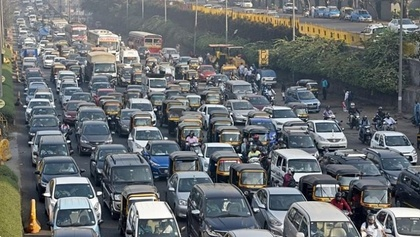
%> input picture SmartTrafficLightControlSystem/mumbai high.jpg, 420 x 237 px, shrunk from 749 x 422 before the run
$ octave --eval "result = canny_edge(rgb2gray(imread('mumbai high.jpg')));"   (GNU Octave 9; MATLAB toolbox functions it lacks are replaced by stand-ins)
%> lines starting %> are read from the running program, lines starting %| are printed output that depends on the picture
function [edge_final] = canny_edge(pic)
img = pic;  %Input image
figure, imshow(img);
img = double (img);
%> img: size 237x420 double
T_Low = 0.075;   %Value for Thresholding
T_High = 0.175;
B = [2, 4, 5, 4, 2; 4, 9, 12, 9, 4;5, 12, 15, 12, 5;4, 9, 12, 9, 4;2, 4, 5, 4, 2 ]; %Gaussian Filter Coefficient
B = 1/159.* B;
A=conv2(img, B, 'same');   %Convolution of image with Gaussian Coefficient

KGx = [-1, 0, 1; -2, 0, 2; -1, 0, 1];%Filter for horizontal direction
KGy = [1, 2, 1; 0, 0, 0; -1, -2, -1];%Filter for vertical direction
Filtered_X = conv2(A, KGx, 'same');%Convolution by image by horizontal filter
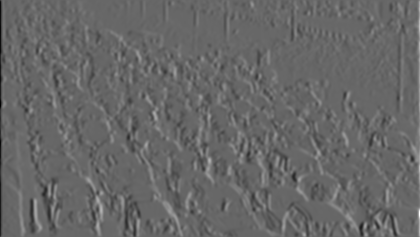
%> Filtered_X: size 237x420 double; min -598.8, max 877, mean 0.2; drawn with min black and max white
Filtered_Y = conv2(A, KGy, 'same');%Convolution by image by vertical filter
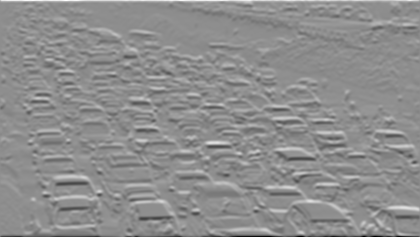
%> Filtered_Y: size 237x420 double; min -787.3, max 624.6, mean -0.1; drawn with min black and max white
arah = atan2 (Filtered_Y, Filtered_X);
arah = arah*180/pi;
pan=size(A,1);
%> pan = 237
leb=size(A,2);
%> leb = 420
%Adjustment for negative directions, making all directions positive
for i=1:pan
    for j=1:leb
        if (arah(i,j)<0)
            arah(i,j)=360+arah(i,j);
        end;
    end;
end;
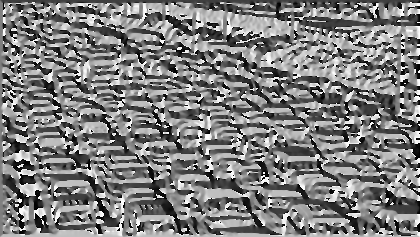
%> arah: size 237x420 double; min 6.57e-15, max 360, mean 178.7; drawn with min black and max white
arah2=zeros(pan, leb);
%Adjusting directions to nearest 0, 45, 90, or 135 degree
for i = 1  : pan
    for j = 1 : leb
        if ((arah(i, j) >= 0 ) && (arah(i, j) < 22.5) || (arah(i, j) >= 157.5) && (arah(i, j) < 202.5) || (arah(i, j) >= 337.5) && (arah(i, j) <= 360))
            arah2(i, j) = 0;
        elseif ((arah(i, j) >= 22.5) && (arah(i, j) < 67.5) || (arah(i, j) >= 202.5) && (arah(i, j) < 247.5))
            arah2(i, j) = 45;
        elseif ((arah(i, j) >= 67.5 && arah(i, j) < 112.5) || (arah(i, j) >= 247.5 && arah(i, j) < 292.5))
            arah2(i, j) = 90;
        elseif ((arah(i, j) >= 112.5 && arah(i, j) < 157.5) || (arah(i, j) >= 292.5 && arah(i, j) < 337.5))
            arah2(i, j) = 135;
        end;
    end;
end;
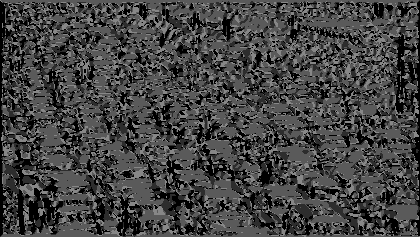
%> arah2: size 237x420 double; min 0, max 135, mean 67.4
figure, imagesc(arah2); colorbar;
%Calculate magnitude
magnitude = (Filtered_X.^2) + (Filtered_Y.^2);
magnitude2 = sqrt(magnitude);
BW = zeros (pan, leb);
%Non-Maximum Supression
for i=2:pan-1
    for j=2:leb-1
        if (arah2(i,j)==0)
            BW(i,j) = (magnitude2(i,j) == max([magnitude2(i,j), magnitude2(i,j+1), magnitude2(i,j-1)]));
        elseif (arah2(i,j)==45)
            BW(i,j) = (magnitude2(i,j) == max([magnitude2(i,j), magnitude2(i+1,j-1), magnitude2(i-1,j+1)]));
        elseif (arah2(i,j)==90)
            BW(i,j) = (magnitude2(i,j) == max([magnitude2(i,j), magnitude2(i+1,j), magnitude2(i-1,j)]));
        elseif (arah2(i,j)==135)
            BW(i,j) = (magnitude2(i,j) == max([magnitude2(i,j), magnitude2(i+1,j+1), magnitude2(i-1,j-1)]));
        end;
    end;
end;
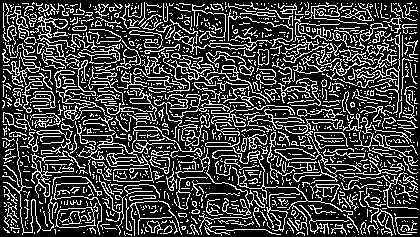
%> BW: size 237x420 double; values 0 (black) and 1 (white), 25.6% white in thin lines or dots
BW = BW.*magnitude2;
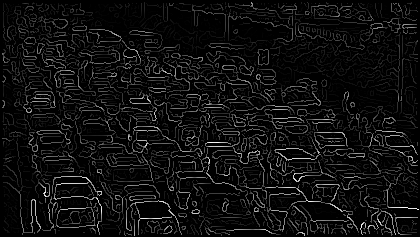
%> BW: size 237x420 double; min 0, max 458.8, mean 28.3; drawn with min black and max white
figure, imshow(BW);
%Hysteresis Thresholding
T_Low = T_Low * max(max(BW));
%> T_Low = 34.41
T_High = T_High * max(max(BW));
%> T_High = 80.29
T_res = zeros (pan, leb);
for i = 1  : pan
    for j = 1 : leb
        if (BW(i, j) < T_Low)
            T_res(i, j) = 0;
        elseif (BW(i, j) > T_High)
            T_res(i, j) = 1;
        %Using 8-connected components
        elseif ( BW(i+1,j)>T_High || BW(i-1,j)>T_High || BW(i,j+1)>T_High || BW(i,j-1)>T_High || BW(i-1, j-1)>T_High || BW(i-1, j+1)>T_High || BW(i+1, j+1)>T_High || BW(i+1, j-1)>T_High)
            T_res(i,j) = 1;
        end;
    end;
end;
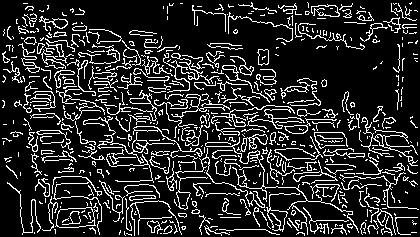
%> T_res: size 237x420 double; values 0 (black) and 1 (white), 16.1% white in thin lines or dots
edge_final = uint8(T_res.*255);
%> edge_final: size 237x420 uint8; 16.1% white in thin lines or dots
%Show final edge detection result
figure, imshow(edge_final);
end

$ run again, on SmartTrafficLightControlSystem/mumbai low.jpeg
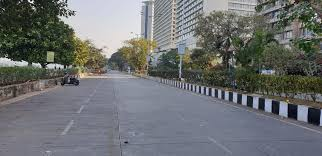
%> input picture SmartTrafficLightControlSystem/mumbai low.jpeg, 322 x 156 px
%> after the loop in canny_edge, `for i=2:pan-1`:
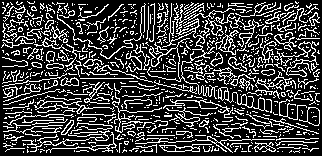
%> BW: size 156x322 double; values 0 (black) and 1 (white), 24.8% white in thin lines or dots
%> T_Low = 29.15
%> T_High = 68.03
%> after the loop in canny_edge, `for i = 1  : pan`:
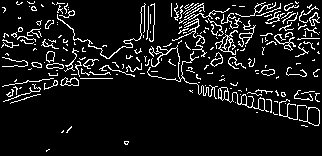
%> T_res: size 156x322 double; values 0 (black) and 1 (white), 9.1% white in thin lines or dots
%> edge_final: size 156x322 uint8; 9.1% white in thin lines or dots
